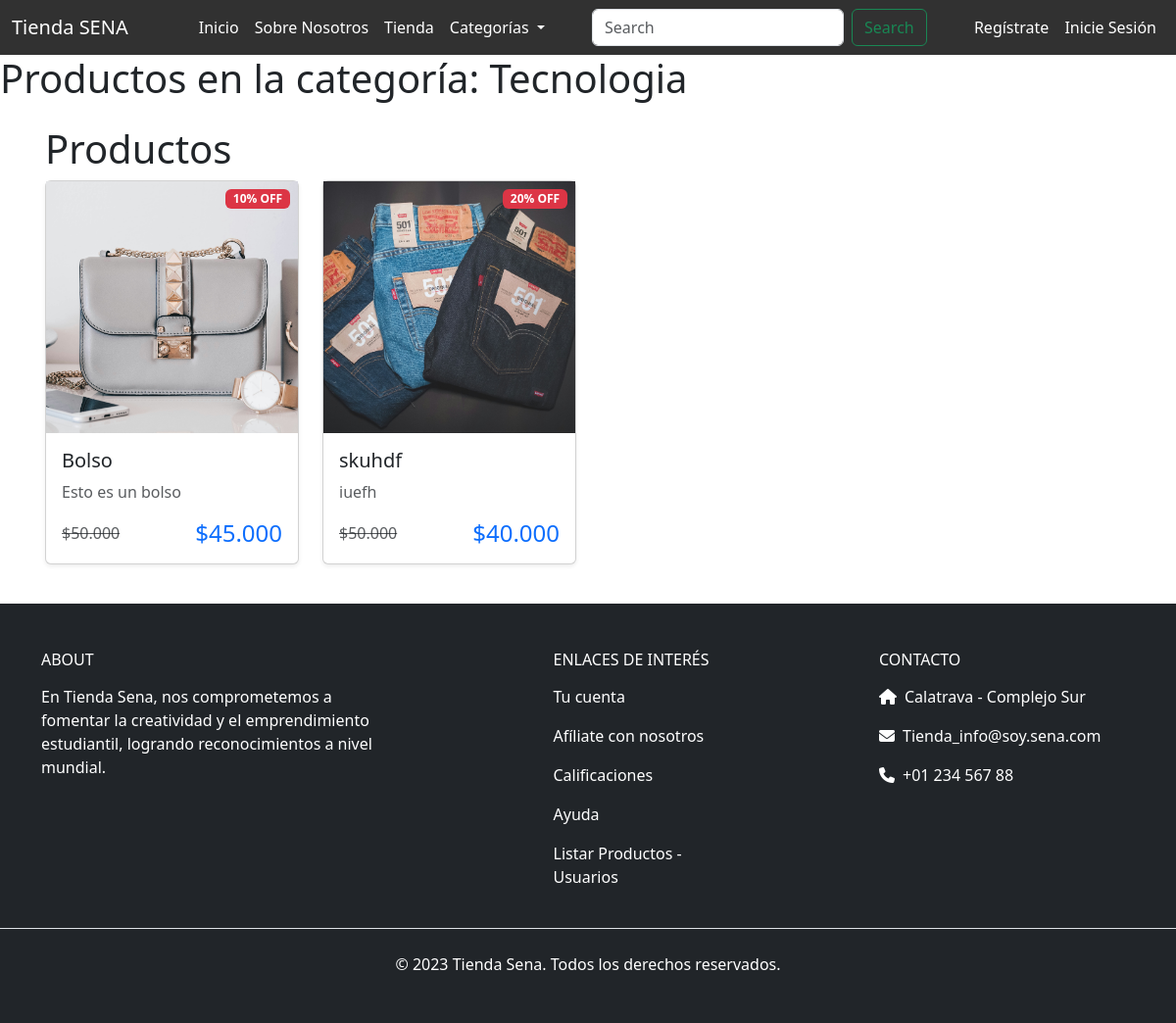
/productos/categoria/2/, run on an earlier commit of the app's database.
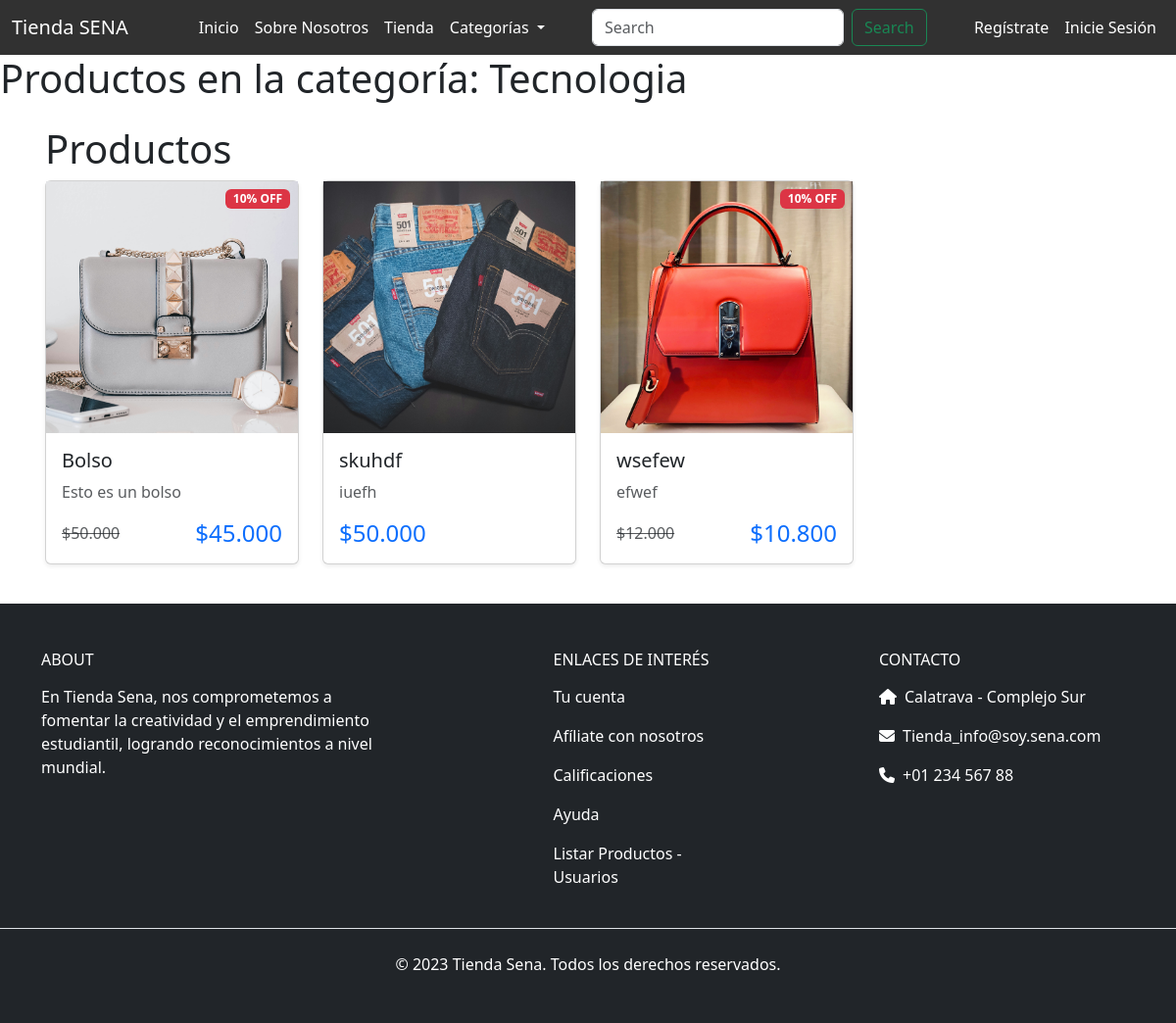
And on a later commit of the database.
### tienda_sena/models.py (models this page shows, shortened)
class Producto(models.Model):
    nombre = models.CharField(max_length=100)
    descripcion = models.CharField(max_length=254)
    stock = models.IntegerField()
    vendedor = models.ForeignKey('Usuario', on_delete=models.CASCADE)
    CATEGORIAS = (
        (0, ""),
        (1, "Moda"),
        (2, "Tecnologia"),
        (3, "Artesania"),
        (4, "Accesorios"),
        (5, "Servicios"),
        (6, "Otros"),
    )
    categoria = models.IntegerField(choices=CATEGORIAS, default=0, null=True, blank=True)
    COLORES = (
        (0,"Ninguno"),
        (1,"Gris"),
        (2,"Blanco"),
        (3,"Negro"),
        (4,"Amarillo"),
        (5,"Azul"),
        (6,"Rojo"),
    )
    color = models.IntegerField(choices=COLORES, default=0, null=True, blank=True)
    en_oferta = models.BooleanField(default=False)
    precio_original = models.DecimalField(max_digits=10, decimal_places=2, null=True, blank=True)
    descuento = models.DecimalField(max_digits=5, decimal_places=2, default=0)
    @property
    def precio(self):
        if self.en_oferta and self.descuento > 0:
            return round(self.precio_original - (self.precio_original * self.descuento / Decimal(100)), 2)
        return self.precio_original

class ImagenProducto(models.Model):
    producto = models.ForeignKey(Producto, on_delete=models.CASCADE, related_name='imagenes')
    imagen = models.ImageField(upload_to='productos/')

### tienda_sena/views.py (the view)
# urls.py: path('productos/categoria/<int:categoria>/', views.productos_por_categoria, name='productos_por_categoria'),
def productos_por_categoria(request, categoria):
    try:
        categoria = int(categoria)
        productos = Producto.objects.filter(categoria=categoria)
        categoria_nombre = dict(Producto.CATEGORIAS).get(categoria, "Categoría desconocida")
    except ValueError:
        productos = []
    contexto = {'productos': productos, 'categoria': categoria_nombre}
    return render(request, 'productos/productos_por_categoria.html', contexto)

### tienda_sena/context_processors.py (called while the page is built)
def categorias(request):
    categorias = Producto.CATEGORIAS
    return {'categorias': categorias}

def colores(request):
    colores = Producto.COLORES
    return {'colores': colores}

### tienda_sena/templatetags/custom_filters.py (called while the page is built)
@register.filter
def replace_comma(value):
    if isinstance(value, str):
        return value.replace(',', '.')
    return value

### tienda_sena/templates/productos/productos_por_categoria.html
{% extends 'bases/base.html' %}
{% load static %}
{% block main %}
<h1>Productos en la categoría: {{ categoria }}</h1>
{% include 'bases/_productos.html' with data=productos %}
{% endblock %}

### tienda_sena/templates/bases/_productos.html (shortened to what this page needs)
{% load static humanize custom_filters %}
<div class="container p-3">
    <h1>Productos</h1>
    <div class="row">
        {% for producto in data %}
        <div class="col-md-3 col-sm-6 mb-4">
            <div class="card product-card shadow-sm h-100 position-relative">
                <div class="position-relative overflow-hidden">
                    {% if producto.en_oferta %}
                    <span class="badge bg-danger position-absolute top-0 end-0 m-2" style="z-index: 9999;">
                        {{ producto.descuento|floatformat:0 }}% OFF
                    </span>
                    {% endif %}
                    <a href="{% url 'detalle_producto' producto.id %}">
                        {% if producto.imagenes.all %}
                        <div class="ratio ratio-1x1">
                            <img src="{{ producto.imagenes.all.0.imagen.url }}" class="img-fluid object-fit-cover"
                                alt="{{ producto.nombre }}">
                        </div>
                        {% else %}
                        <img src="{% static 'assets/product.png' %}" class="product-image card-img-top"
                            alt="Imagen no disponible">
                        {% endif %}
                    </a>
                </div>
                <div class="card-body">
                    <h5 class="card-title">{{ producto.nombre }}</h5>
                    <p class="card-text text-muted">{{ producto.descripcion }}</p>
                    <div class="d-flex justify-content-between align-items-center">
                        {% if producto.en_oferta %}
                        <span class="text-muted text-decoration-line-through">
                            ${{ producto.precio_original|floatformat:0|intcomma|replace_comma }}
                        </span>
                        <span class="h4 mb-0 ms-2 text-primary">
                            ${{ producto.precio|floatformat:0|intcomma|replace_comma }}
                        </span>
                        {% else %}
                        <span class="h4 mb-0 text-primary">
                            ${{ producto.precio|floatformat:0|intcomma|replace_comma }}
                        </span>
                        {% endif %}
                    </div>
                </div>
            </div>
        </div>
        {% endfor %}
    </div>
</div>

What changed in the data, as far as the page shows it:
changed Producto "skuhdf": en_oferta True → False (drawn); descuento "20" → (not shown); precio_original "50.000" → (not shown); precio "40.000" → "50.000"
added Producto: descuento "10", imagenes.all.0.imagen (picture), nombre "wsefew", descripcion "efwef", precio_original "12.000", precio "10.800"
